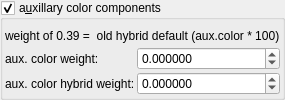
                    <widget class="MyGroupBox" name="groupCheck_fractal_coloring_aux_color_false">
                     <property name="toolTip">
                      <string>&lt;html&gt;&lt;head/&gt;&lt;body&gt;&lt;p&gt;These components collect and update data with every iteration. &lt;/p&gt;&lt;p&gt;aux.color is what collects theXYZplane and radius components, as in the original Mandelbox UI: Coloring Parameters.&lt;/p&gt;&lt;p&gt;aux.colorHybrid is the input from some experimental color Transforms.&lt;/p&gt;&lt;/body&gt;&lt;/html&gt;</string>
                     </property>
                     <property name="title">
                      <string>a&amp;uxillary color components</string>
                     </property>
                     <property name="checkable">
                      <bool>true</bool>
                     </property>
                     <layout class="QVBoxLayout" name="verticalLayout_43" stretch="0,0">
                      <property name="spacing">
                       <number>2</number>
                      </property>
                      <property name="leftMargin">
                       <number>2</number>
                      </property>
                      <property name="topMargin">
                       <number>6</number>
                      </property>
                      <property name="rightMargin">
                       <number>2</number>
                      </property>
                      <property name="bottomMargin">
                       <number>2</number>
                      </property>
                      <item>
                       <widget class="QLabel" name="label_83">
                        <property name="font">
                         <font>
                          <weight>50</weight>
                          <bold>false</bold>
                         </font>
                        </property>
                        <property name="text">
                         <string>weight of 0.39 =  old hybrid default (aux.color * 100)</string>
                        </property>
                       </widget>
                      </item>
                      <item>
                       <layout class="QGridLayout" name="gridLayout_24" columnstretch="0,1">
                        <property name="spacing">
                         <number>2</number>
                        </property>
                        <item row="0" column="0">
                         <widget class="QLabel" name="label_58">
                          <property name="font">
                           <font>
                            <weight>50</weight>
                            <bold>false</bold>
                           </font>
                          </property>
                          <property name="text">
                           <string>aux. color weight:</string>
                          </property>
                         </widget>
                        </item>
                        <item row="0" column="1">
                         <widget class="MyDoubleSpinBox" name="spinbox_fractal_coloring_aux_color_weight">
                          <property name="sizePolicy">
                           <sizepolicy hsizetype="Minimum" vsizetype="Maximum">
                            <horstretch>0</horstretch>
                            <verstretch>0</verstretch>
                           </sizepolicy>
                          </property>
                          <property name="toolTip">
                           <string>&lt;html&gt;&lt;head/&gt;&lt;body&gt;&lt;p&gt;Use with fractals that have aux.color components. aux.color must be enabled on the formula UI.&lt;/p&gt;&lt;p&gt;These functions update a running colorValue total, every iteration (may result in localized cuts in the color)&lt;/p&gt;&lt;/body&gt;&lt;/html&gt;</string>
                          </property>
                          <property name="prefix">
                           <string/>
                          </property>
                          <property name="suffix">
                           <string/>
                          </property>
                          <property name="decimals">
                           <number>6</number>
                          </property>
                          <property name="minimum">
                           <double>-9999.999900000000707</double>
                          </property>
                          <property name="maximum">
                           <double>9999.999900000000707</double>
                          </property>
                          <property name="singleStep">
                           <double>0.100000000000000</double>
                          </property>
                         </widget>
                        </item>
                        <item row="1" column="0">
                         <widget class="QLabel" name="label_59">
                          <property name="font">
                           <font>
                            <weight>50</weight>
                            <bold>false</bold>
                           </font>
                          </property>
                          <property name="text">
                           <string>aux. color hybrid weight:</string>
                          </property>
                         </widget>
                        </item>
                        <item row="1" column="1">
                         <widget class="MyDoubleSpinBox" name="spinbox_fractal_coloring_aux_color_hybrid_weight">
                          <property name="sizePolicy">
                           <sizepolicy hsizetype="Minimum" vsizetype="Maximum">
                            <horstretch>0</horstretch>
                            <verstretch>0</verstretch>
                           </sizepolicy>
                          </property>
                          <property name="toolTip">
                           <string>&lt;html&gt;&lt;head/&gt;&lt;body&gt;&lt;p&gt;For BETA transforms: trans_hybrid_color &amp;amp; trans_hybrid_color2.&lt;/p&gt;&lt;p&gt;Parameter controls weight of aux.colorHybrid values.&lt;/p&gt;&lt;p&gt;Assume these functions may not be backwards compatible in later releases.&lt;/p&gt;&lt;/body&gt;&lt;/html&gt;</string>
                          </property>
                          <property name="prefix">
                           <string/>
                          </property>
                          <property name="suffix">
                           <string/>
                          </property>
                          <property name="decimals">
                           <number>6</number>
                          </property>
                          <property name="minimum">
                           <double>-9999.999900000000707</double>
                          </property>
                          <property name="maximum">
                           <double>9999.999900000000707</double>
                          </property>
                          <property name="singleStep">
                           <double>0.100000000000000</double>
                          </property>
                         </widget>
                        </item>
                       </layout>
                      </item>
                     </layout>
                    </widget>
